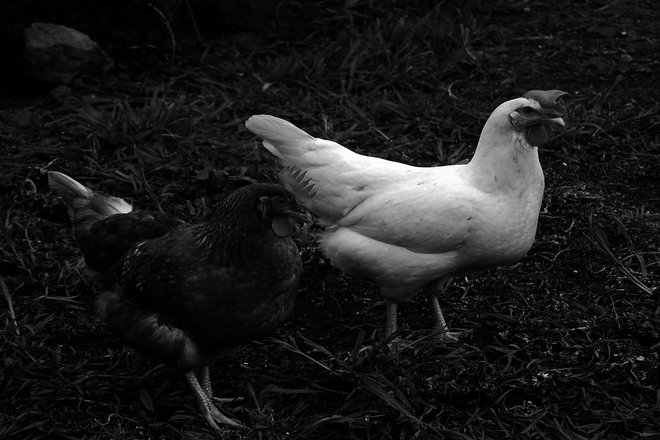
%> input picture data/Original_Images_1/chickens.png, 660 x 440 px
$ octave practice_14.m   (GNU Octave 9; MATLAB toolbox functions it lacks are replaced by stand-ins)
%> lines starting %> are read from the running program, lines starting %| are printed output that depends on the picture
c = imread('../../data/Original_Images_1/chickens.png');
%> c is the input picture: size 440x660 uint8; min 0, max 255, mean 27.6
figure, imshow(c)
figure, imhist(c), axis tight
%> after `axis tight`:
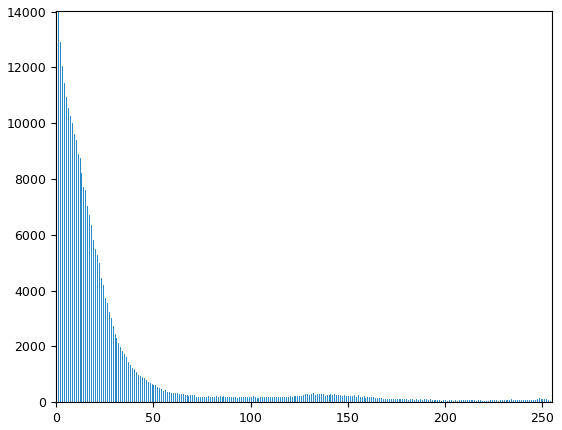
%> figure redrawn from the program's plot data; highest point at x = 1, y = 14018
ch = histeq(c);
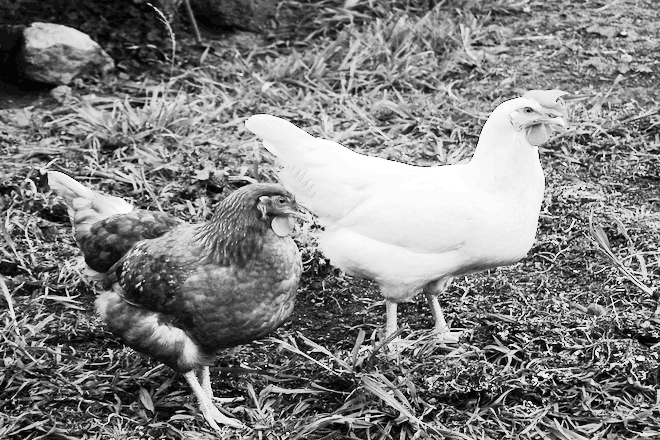
%> ch: size 440x660 uint8; min 4, max 255, mean 128.6
figure, imshow(ch)
figure, imhist(ch), axis tight
%> after `axis tight`:
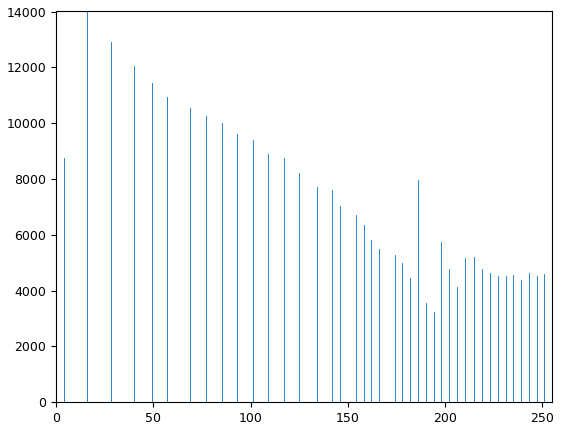
%> figure redrawn from the program's plot data; highest point at x = 16, y = 14018

$ run again, with data/Original_Images_1/arch.png copied over data/Original_Images_1/chickens.png
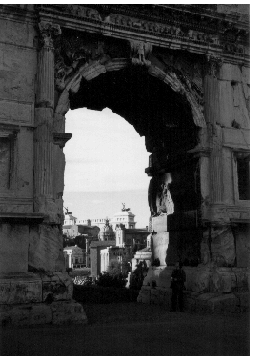
%> input picture data/Original_Images_1/arch.png, 254 x 357 px
%> c is the input picture: size 357x254 uint16; min 257, max 65535, mean 17269.2
%> `ch = histeq(c);`:
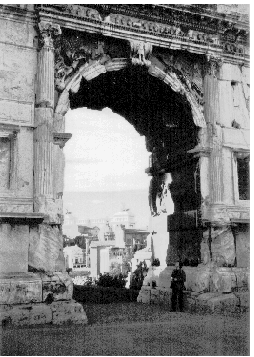
%> ch: size 357x254 uint16; min 2080, max 65535, mean 33358.4; drawn with min black and max white
%> `axis tight`:
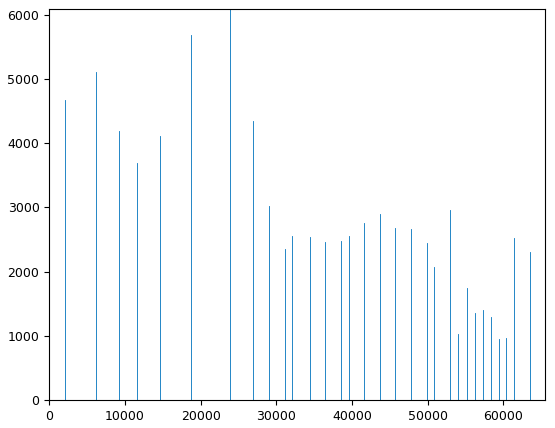
%> figure redrawn from the program's plot data; highest point at x = 23901, y = 6090
